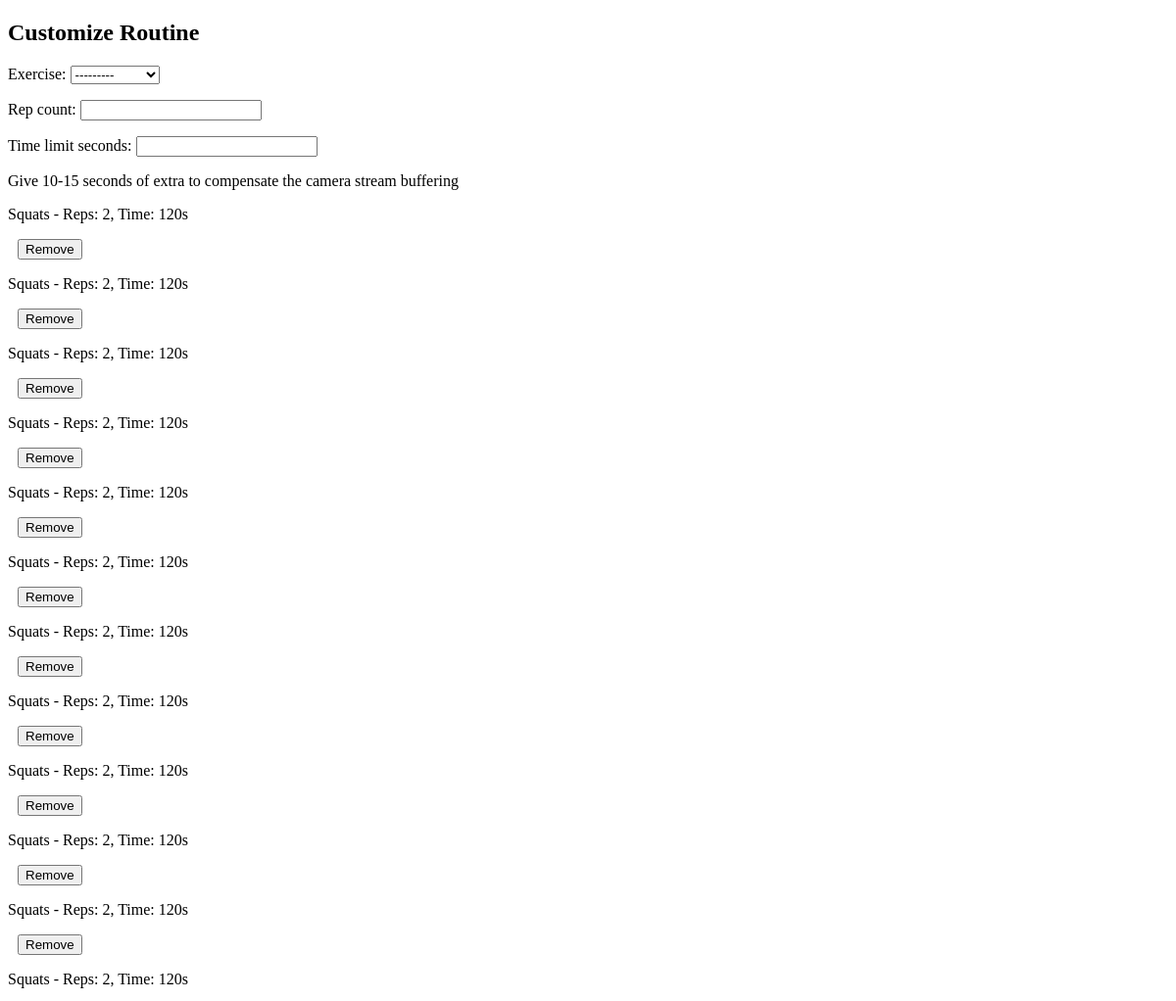
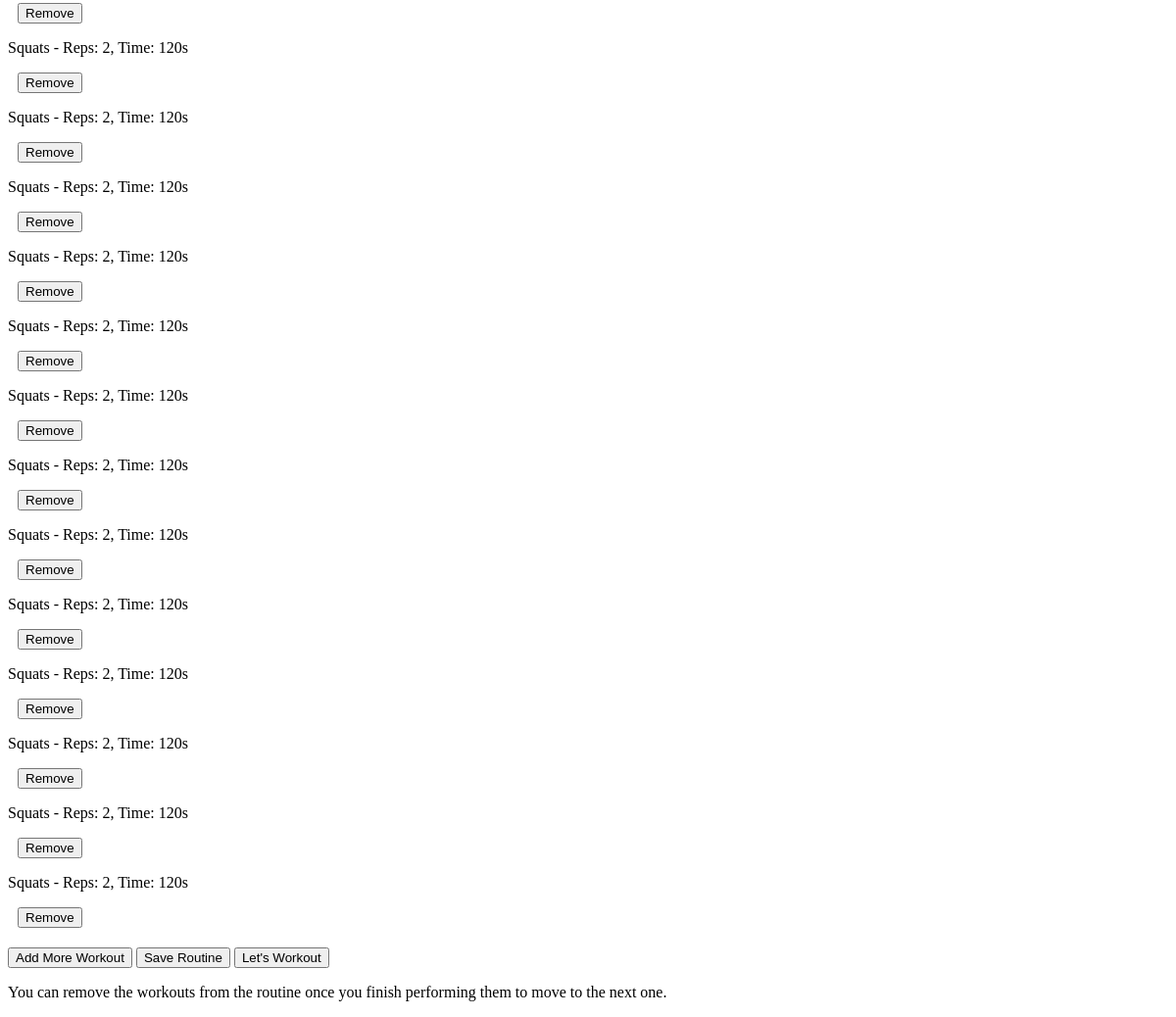
The app's page /customization/customize-routine/ (signed in) with its own data (2 pictures, top to bottom).
### customization/models.py (models this page shows)
class Workout(models.Model):
    EXERCISE_CHOICES = [
        ('squats', 'Squats'),
        ('bicep_curls', 'Bicep Curls'),
    ]
    routine = models.ForeignKey('Routine', on_delete=models.CASCADE)
    order = models.PositiveIntegerField()
    exercise = models.CharField(max_length=20, choices=EXERCISE_CHOICES)
    rep_count = models.IntegerField()
    time_limit_seconds = models.IntegerField()
    def __str__(self):
        return f'{self.get_exercise_display()} - Reps: {self.rep_count}, Time: {self.time_limit_seconds}s'

### customization/views.py (the view)
# urls.py: path('customize-routine/', customize_routine_view, name='customize_routine'),
@login_required
def customize_routine_view(request):
    routines = Routine.objects.filter(user=request.user)
    if not routines.exists():
        routine = Routine.objects.create(user=request.user)
    else:
        routine = routines.first()
    if request.method == 'POST':
        form = WorkoutForm(request.POST)
        if 'add_more_workout' in request.POST:
            if form.is_valid():
                order = routine.workout_set.count() + 1
                workout = form.save(commit=False)
                workout.routine = routine
                workout.order = order
                workout.save()
        elif 'remove_workout' in request.POST:
            workout_id = request.POST['remove_workout']
            workout = get_object_or_404(Workout, id=workout_id, routine=routine)
            subsequent_workouts = routine.workout_set.filter(order__gt=workout.order)
            for subsequent_workout in subsequent_workouts:
                subsequent_workout.order -= 1
                subsequent_workout.save()
            workout.delete()
        elif 'save_routine' in request.POST:
            return redirect('customize_routine')  # Redirect to refresh the page after submission
        elif 'lets_workout' in request.POST:
            first_workout = routine.workout_set.order_by('order').first()
            if first_workout:
                return redirect('workout_redirect', exercise_name=first_workout.exercise,
                                rep_count=first_workout.rep_count, time_limit=first_workout.time_limit_seconds)
            else:
                return HttpResponse("No workouts in the routine.")
    else:
        form = WorkoutForm()
    workouts = routine.workout_set.all()
    return render(request, 'customization/customize_routine.html', {'form': form, 'workouts': workouts})

### customization/forms.py
class WorkoutForm(forms.ModelForm):
    class Meta:
        model = Workout
        fields = ['exercise', 'rep_count', 'time_limit_seconds']
        widgets = {
            'exercise': forms.Select(attrs={'class': 'form-control'}),
            'rep_count': forms.NumberInput(attrs={'class': 'form-control'}),
            'time_limit_seconds': forms.NumberInput(attrs={'class': 'form-control'}),
        }
    def __init__(self, *args, **kwargs):
        super(WorkoutForm, self).__init__(*args, **kwargs)
        for field_name in self.fields:
            self.fields[field_name].required = False  # Set all fields as optional

### customization/templates/customization/customize_routine.html (shortened to what this page needs)
<!DOCTYPE html>
<html lang="en">
<head>
</head>
<body>
    <h2>Customize Routine</h2>
    <form method="post" action="{% url 'customize_routine' %}" id="workout-form">
        {{ form.as_p }}
        <p>Give 10-15 seconds of extra to compensate the camera stream buffering</p>
        <div id="workouts-container">
            {% for workout in workouts %}
                <div class="workout-item">
                    <p>{{ workout }}</p>
                    <button type="submit" name="remove_workout" value="{{ workout.id }}" class="remove-workout-button">Remove</button>
                </div>
            {% endfor %}
        </div>
        <button type="submit" name="add_more_workout" id="add-workout-button">Add More Workout</button>
        <input type="submit" name="save_routine" id="save-routine-button" value="Save Routine">
        {% if workouts %}
            {% with first_workout=workouts.0 %}
                <button type="submit" name="lets_workout" id="lets-workout-button"
                        formaction="{% url 'workout_redirect' first_workout.exercise first_workout.rep_count first_workout.time_limit_seconds %}">
                    Let's Workout
                </button>
            {% endwith %}
        {% else %}
            <p>No workouts in the routine.</p>
        {% endif %}
    </form>
    <p>You can remove the workouts from the routine once you finish performing them to move to the next one.</p>
</body>
</html>

### customization/templates/customization/customize_routine.html (style rules this page uses)
.workout-item { margin-bottom: 10px; }
#save-routine-button { margin-top: 10px; }
.remove-workout-button { margin-left: 10px; }

### records on screen
Workout: exercise+rep_count+time_limit_seconds "Squats - Reps: 2, Time: 120s", {{ workout.id }} 82 (drawn)
Workout: exercise+rep_count+time_limit_seconds "Squats - Reps: 2, Time: 120s", {{ workout.id }} 83 (drawn)
Workout: exercise+rep_count+time_limit_seconds "Squats - Reps: 2, Time: 120s", {{ workout.id }} 84 (drawn)
Workout: exercise+rep_count+time_limit_seconds "Squats - Reps: 2, Time: 120s", {{ workout.id }} 85 (drawn)
Workout: exercise+rep_count+time_limit_seconds "Squats - Reps: 2, Time: 120s", {{ workout.id }} 86 (drawn)
Workout: exercise+rep_count+time_limit_seconds "Squats - Reps: 2, Time: 120s", {{ workout.id }} 87 (drawn)
Workout: exercise+rep_count+time_limit_seconds "Squats - Reps: 2, Time: 120s", {{ workout.id }} 88 (drawn)
Workout: exercise+rep_count+time_limit_seconds "Squats - Reps: 2, Time: 120s", {{ workout.id }} 89 (drawn)
Workout: exercise+rep_count+time_limit_seconds "Squats - Reps: 2, Time: 120s", {{ workout.id }} 90 (drawn)
Workout: exercise+rep_count+time_limit_seconds "Squats - Reps: 2, Time: 120s", {{ workout.id }} 91 (drawn)
Workout: exercise+rep_count+time_limit_seconds "Squats - Reps: 2, Time: 120s", {{ workout.id }} 92 (drawn)
Workout: exercise+rep_count+time_limit_seconds "Squats - Reps: 2, Time: 120s", {{ workout.id }} 93 (drawn)
Workout: exercise+rep_count+time_limit_seconds "Squats - Reps: 2, Time: 120s", {{ workout.id }} 94 (drawn)
Workout: exercise+rep_count+time_limit_seconds "Squats - Reps: 2, Time: 120s", {{ workout.id }} 95 (drawn)
Workout: exercise+rep_count+time_limit_seconds "Squats - Reps: 2, Time: 120s", {{ workout.id }} 96 (drawn)
Workout: exercise+rep_count+time_limit_seconds "Squats - Reps: 2, Time: 120s", {{ workout.id }} 97 (drawn)
Workout: exercise+rep_count+time_limit_seconds "Squats - Reps: 2, Time: 120s", {{ workout.id }} 98 (drawn)
Workout: exercise+rep_count+time_limit_seconds "Squats - Reps: 2, Time: 120s", {{ workout.id }} 99 (drawn)
Workout: exercise+rep_count+time_limit_seconds "Squats - Reps: 2, Time: 120s", {{ workout.id }} 100 (drawn)
Workout: exercise+rep_count+time_limit_seconds "Squats - Reps: 2, Time: 120s", {{ workout.id }} 101 (drawn)
Workout: exercise+rep_count+time_limit_seconds "Squats - Reps: 2, Time: 120s", {{ workout.id }} 102 (drawn)
Workout: exercise+rep_count+time_limit_seconds "Squats - Reps: 2, Time: 120s", {{ workout.id }} 103 (drawn)
Workout: exercise+rep_count+time_limit_seconds "Squats - Reps: 2, Time: 120s", {{ workout.id }} 104 (drawn)
Workout: exercise+rep_count+time_limit_seconds "Squats - Reps: 2, Time: 120s", {{ workout.id }} 105 (drawn)
Workout: exercise+rep_count+time_limit_seconds "Squats - Reps: 2, Time: 120s", {{ workout.id }} 106 (drawn)
